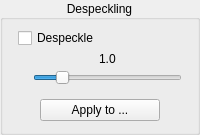
    <widget class="CollapsibleGroupBox" name="despecklePanel">
     <property name="title">
      <string>Despeckling</string>
     </property>
     <property name="alignment">
      <set>Qt::AlignCenter</set>
     </property>
     <property name="flat">
      <bool>false</bool>
     </property>
     <layout class="QVBoxLayout" name="verticalLayout_5">
      <property name="spacing">
       <number>6</number>
      </property>
      <property name="leftMargin">
       <number>15</number>
      </property>
      <property name="topMargin">
       <number>8</number>
      </property>
      <property name="rightMargin">
       <number>15</number>
      </property>
      <item>
       <layout class="QVBoxLayout" name="verticalLayout_18">
        <property name="spacing">
         <number>4</number>
        </property>
        <property name="leftMargin">
         <number>0</number>
        </property>
        <property name="topMargin">
         <number>0</number>
        </property>
        <property name="rightMargin">
         <number>0</number>
        </property>
        <item>
         <layout class="QHBoxLayout" name="horizontalLayout_25">
          <item>
           <layout class="QVBoxLayout" name="verticalLayout_20">
            <item>
             <widget class="QCheckBox" name="despeckleCB">
              <property name="toolTip">
               <string>Removes small specks, such as dust and dirt, from the black and white result. The slider sets how strongly.</string>
              </property>
              <property name="text">
               <string>Despeckle</string>
              </property>
             </widget>
            </item>
           </layout>
          </item>
          <item>
           <spacer name="horizontalSpacer_49">
            <property name="orientation">
             <enum>Qt::Horizontal</enum>
            </property>
            <property name="sizeHint" stdset="0">
             <size>
              <width>40</width>
              <height>20</height>
             </size>
            </property>
           </spacer>
          </item>
         </layout>
        </item>
<item>
<layout class="QVBoxLayout" name="despeckleSliderLayout">
<property name="leftMargin">
<number>15</number>
</property>
        <item>
         <layout class="QHBoxLayout" name="despeckleValueLayout">
         <item>
          <spacer name="despeckleValueLeftSpacer">
           <property name="orientation">
            <enum>Qt::Horizontal</enum>
           </property>
           <property name="sizeHint" stdset="0">
            <size>
             <width>1</width>
             <height>1</height>
            </size>
           </property>
          </spacer>
         </item>
         <item>
          <widget class="QLabel" name="despeckleValueLabel">
           <property name="text">
            <string notr="true">1.0</string>
           </property>
          </widget>
         </item>
         <item>
          <spacer name="despeckleValueRightSpacer">
           <property name="orientation">
            <enum>Qt::Horizontal</enum>
           </property>
           <property name="sizeHint" stdset="0">
            <size>
             <width>1</width>
             <height>1</height>
            </size>
           </property>
          </spacer>
         </item>
         </layout>
        </item>
        <item>
         <widget class="QSlider" name="despeckleSlider">
          <property name="minimum">
           <number>5</number>
          </property>
          <property name="maximum">
           <number>35</number>
          </property>
          <property name="singleStep">
           <number>2</number>
          </property>
          <property name="pageStep">
           <number>5</number>
          </property>
          <property name="value">
           <number>10</number>
          </property>
          <property name="orientation">
           <enum>Qt::Horizontal</enum>
          </property>
         </widget>
        </item>
</layout>
</item>
       </layout>
      </item>
      <item>
       <layout class="QHBoxLayout" name="horizontalLayout_9">
        <property name="topMargin">
         <number>8</number>
        </property>
        <item>
         <spacer name="horizontalSpacer_15">
          <property name="orientation">
           <enum>Qt::Horizontal</enum>
          </property>
          <property name="sizeHint" stdset="0">
           <size>
            <width>1</width>
            <height>1</height>
           </size>
          </property>
         </spacer>
        </item>
        <item>
         <widget class="QPushButton" name="applyDespeckleButton">
          <property name="minimumSize">
           <size>
            <width>120</width>
            <height>0</height>
           </size>
          </property>
          <property name="toolTip">
           <string>Applies the despeckling of this page to other pages.</string>
          </property>
          <property name="text">
           <string>Apply to ...</string>
          </property>
         </widget>
        </item>
        <item>
         <spacer name="horizontalSpacer_16">
          <property name="orientation">
           <enum>Qt::Horizontal</enum>
          </property>
          <property name="sizeHint" stdset="0">
           <size>
            <width>1</width>
            <height>1</height>
           </size>
          </property>
         </spacer>
        </item>
       </layout>
      </item>
     </layout>
    </widget>
